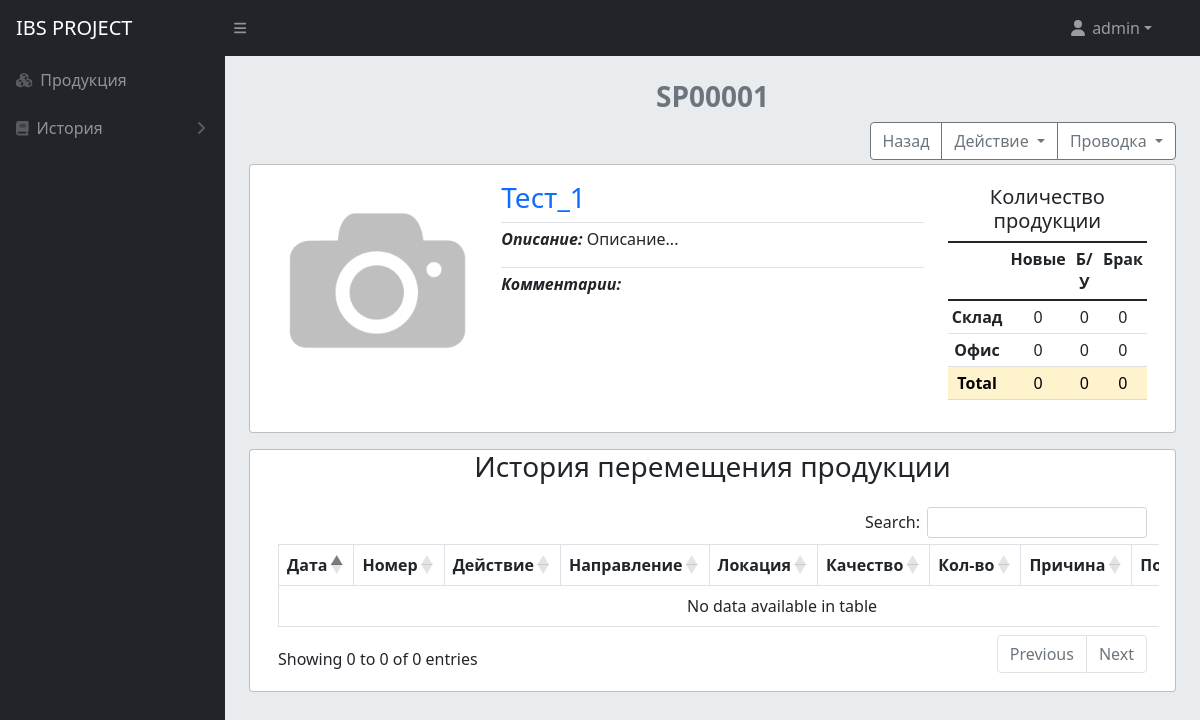
Screenshot of /sp00001/ (signed in) with the database file from the repository.
### mainapp/models.py (models this page shows, shortened)
class Product(models.Model):
    def func(**self):
        id_all = Product.objects.all()
        if not id_all:
            return 'SP00001'
        else:
            last = str(max(Product.objects.values_list('id'))[0] + 1)
            while len(last) < 5:
                last = str(0) + last
            last_number = str('SP') + last
        return last_number
    category = models.ForeignKey(AssortmentCategory, verbose_name="Категория", on_delete=models.CASCADE, null=True)
    name = models.CharField(max_length=255, verbose_name="Название", null=False)
    description = models.TextField(max_length=2000, verbose_name="Описание", null=True, blank=True)
    slug = AutoSlugField(populate_from='number', editable=True, always_update=True)
    image = models.ImageField(verbose_name="Фотография", upload_to='photos_parts', default='default.jpg')
    comment = models.TextField(max_length=2000, verbose_name="Описание", null=True, blank=True)
    number = models.CharField(max_length=7, unique=True, default=func, verbose_name='Номер продукта')
    class Meta:
        verbose_name = 'Product'
        verbose_name_plural = 'Product'

class AssortmentQualityCategory(models.Model):
    name = models.CharField(max_length=255, verbose_name="Имя категории по качеству продукции")
    slug = AutoSlugField(populate_from='name', editable=True, always_update=True)
    class Meta:
        verbose_name = 'Quality of category'
        verbose_name_plural = 'Quality of categories'

class Location(models.Model):
    name = models.CharField(max_length=255, verbose_name="Локация")
    slug = AutoSlugField(populate_from='name', editable=True, always_update=True)
    class Meta:
        verbose_name = 'Location'
        verbose_name_plural = 'Locations'

### mainapp/views.py (the view)
# urls.py: path('<str:slug>/', views.ProductDetailView.as_view(), name='product-detail'),
class ProductDetailView(LoginRequiredMixin, DetailView):
    login_url = '/login/'
    model = Product
    template_name = 'product_detail.html'
    context_object_name = 'product'
    def get_context_data(self, **kwargs):
        name = self.object.slug
        context = super(ProductDetailView, self).get_context_data(**kwargs)
        context['quality'] = AssortmentQualityCategory.objects.all()
        context['location'] = Location.objects.all()
        context['transaction'] = Transaction.objects.filter(slug=name).order_by("-id")
        quality_list = [p.name for p in AssortmentQualityCategory.objects.all()]
        location_list = [p.name for p in Location.objects.all()]
        quantity_dict = [[p.location, p.quality, p.quantity] for p in Transaction.objects.filter(slug=name)]
        quantity_list = [(str(i[0]), str(i[1]), int(i[2])) for i in quantity_dict]
        context['sum_location_quality'] = list_value(location_list, quality_list, quantity_list, **kwargs)
        context['sum_total'] = list_value_total(quality_list, quantity_list, **kwargs)
        return context

### mainapp/views.py (called while the page is built)
def list_value(location_list, quality_list, quantity_list, **kwargs):
    list_value = []
    for i_location in location_list:
        list_value_lvl2 = []
        for i_quality in quality_list:
            sum_i = 0
            for i_quantity in quantity_list:
                if i_quantity[0] == i_location and i_quantity[1] == i_quality:
                    sum_i += int(i_quantity[2])
            list_value_lvl2.append(sum_i)
        list_value.append([i_location, list_value_lvl2])
    return list_value

def list_value_total(quality_list, quantity_list, **kwargs):
    list_value_total = []
    for i_quality in quality_list:
        sum_total = 0
        for i_quantity in quantity_list:
            if i_quantity[1] == i_quality:
                sum_total += int(i_quantity[2])
        list_value_total.append(sum_total)
    return list_value_total

### mainapp/templates/product_detail.html (shortened to what this page needs)
{% extends 'base.html' %}
{% block body %}
<div id="layoutSidenav_content">
    <div class="container"><br>
        <div class="container">
            <div class="text-center">
                <h3 class="text-secondary text-center text-top"><b>{{ product.number }}</b></h3>
            </div>
            <div class="text-end">
                <div class="btn-group" role="group"
                     aria-label="Button group with nested dropdown">
                    <div class="btn-group" role="group">
                        <a class="btn btn-outline-secondary btn-light" href="{% url 'stock' %}"
                           role="button">Назад</a>
                    </div>
                    <div class="btn-group" role="group">
                        <button type="button" class="btn btn-outline-secondary btn-light dropdown-toggle"
                                data-bs-toggle="dropdown" aria-expanded="false">
                            Действие
                        </button>
                    </div>
                    <div class="btn-group" role="group">
                        <button type="button" class="btn btn-outline-secondary btn-light dropdown-toggle"
                                data-bs-toggle="dropdown" aria-expanded="false">
                            Проводка
                        </button>
                    </div>
                </div>
            </div>
        <div class="container">
        <div class="row">
            <div class="card card-primary mt-1">
                <div class="card-body">
                    <div class="row">
                        <div class="col-lg-3">
                            <div class="text-center">
                                <img src="{{ product.image.url }}" alt="" class="img-fluid">
                            </div>
                        </div>
                        <div class="col-lg">
                            <div class="single-pro-detail">
                                <div class="flex-wrap flex-md-nowrap border-bottom">
                                    <h1 class="h3 text-primary">{{ product.name }}</h1>
                                </div>
                            </div>
                            <div class="row">
                                <div class="col-lg">
                                    <div class="pt-1 mb-1 border-bottom">
                                        <p><b><i>Описание:</i></b> {{ product.description|linebreaksbr }}</p>
                                    </div>
                                    <p><b><i>Комментарии:</i></b> {{ product.comment|linebreaksbr }}</p>
                                </div>
                            </div>
                        </div>
                        <div class="col-lg-3">
                            <div class="pt-1">
                                <div class="table-responsive">
                                    <table class="table table-sm">
                                        <thead>
                                            <h5 class="text-center">Количество продукции</h5>
                                        </thead>
                                        <tr>
                                            <th scope="col"></th>
                                            {% for el in quality %}
                                            <th scope="col" class="text-center">{{ el.name }}</th>
                                            {% endfor %}
                                        </tr>
                                        <tbody>
                                        {% for el in sum_location_quality %}
                                        <tr>
                                            <th scope="row" class="text-center">{{ el.0 }}</th>
                                            {% for value in el.1 %}
                                            <td class="col-lg-3 text-center">{{ value }}</td>
                                            {% endfor %}
                                        </tr>
                                        {% endfor %}
                                        <tr>
                                            <th scope="row" class="table-warning text-center">Total</th>
                                            {% for value in sum_total %}
                                            <td class="table-warning text-center">{{ value }}</td>
                                            {% endfor %}
                                        </tr>
                                        </tbody>
                                    </table>
                                </div>
                            </div>
                        </div>
                    </div>
                </div>
            </div>
            <div class="card card-primary mt-3">
                <h3 class="card-title text-center">История перемещения продукции</h3>
                <div class="card-body">
                    <div class="row">
                        <div class="table-responsive">
                            <table id="example"
                                   class="table table-bordered dt-responsive nowrap dataTable no-footer dtr-inline collapsed"
                                   style="border-collapse: collapse; border-spacing: 0px; width: 100%;" role="grid"
                                   aria-describedby="datatable-buttons_info">
                                <thead>
                                <tr>
                                    <th scope="col">Дата</th>
                                    <th scope="col">Номер</th>
                                    <th scope="col">Действие</th>
                                    <th scope="col">Направление</th>
                                    <th scope="col">Локация</th>
                                    <th scope="col">Качество</th>
                                    <th scope="col">Кол-во</th>
                                    <th scope="col">Причина</th>
                                    <th scope="col">Пользователь</th>
                                </tr>
                                </thead>
                                <tbody>
                                </tbody>
                            </table>
                        </div>
                    </div>
                </div>
            </div>
        </div>
        </div>
    </div>
</div>
{% endblock %}

### mainapp/templates/base.html (shortened to what this page needs)
{% load static %}
<!DOCTYPE html>
<html lang="en">
<head>
    <link rel="stylesheet" href="{% static 'css/styles.css' %}">
    <link rel="stylesheet" href="https://cdn.datatables.net/buttons/2.3.2/css/buttons.bootstrap5.min.css">
    <link rel="stylesheet" href="https://cdn.datatables.net/1.13.1/css/dataTables.bootstrap5.min.css">
    <link href="https://cdn.jsdelivr.net/npm/simple-datatables@latest/dist/style.css" rel="stylesheet"/>
</head>
<body class="sb-nav-fixed">
<nav class="sb-topnav navbar navbar-expand navbar-dark bg-dark">
    <h2 class="navbar-brand ps-3">IBS PROJECT</h2>
    <button class="btn btn-link btn-sm order-1 order-lg-0 me-4 me-lg-0" id="sidebarToggle" href="#!"><i
            class="fas fa-bars"></i></button>
    <div class="d-none d-md-inline-block form-inline ms-auto me-0 me-md-3 my-2 my-md-0">
        <ul class="navbar-nav ms-auto ms-md-0 me-3 me-lg-4 text-end">
            <li class="nav-item dropdown">
                <a class="nav-link dropdown-toggle" id="navbarDropdown" href="#" role="button" data-bs-toggle="dropdown"
                   aria-expanded="false"><i class="fas fa-user fa-fw"></i> {{ user }}</a>
            </li>
        </ul>
    </div>
</nav>
<div id="layoutSidenav">
    <div id="layoutSidenav_nav">
        <nav class="sb-sidenav accordion sb-sidenav-dark" id="sidenavAccordion">
            <div class="sb-sidenav-menu">
                <div class="nav">
                    <a class="nav-link" href="{% url 'stock' %}">
                        <div class="sb-nav-link-icon"><i class="fas fa-cubes"></i></div>
                        Продукция
                    </a>
                    <a class="nav-link collapsed" href="#" data-bs-toggle="collapse" data-bs-target="#collapseHistory"
                       aria-expanded="false" aria-controls="collapseHistory">
                        <div class="sb-nav-link-icon"><i class="fas fa-book"></i></div>
                        История
                        <div class="sb-sidenav-collapse-arrow"><i class="fas fa-angle-down"></i></div>
                    </a>
                </div>
            </div>
        </nav>
    </div>
{% block body %}{% endblock %}
</div>
</body>
</html>

### rows the page displays
Product: number "SP00001", image (placeholder picture), name "Тест_1", description "Описание..."
AssortmentQualityCategory: name "Новые"
AssortmentQualityCategory: name "Б/У"
AssortmentQualityCategory: name "Брак"
Location: name "Склад"
Location: name "Офис"

### other values shown
{{ user }} "admin"
{{ value }} "0" "0" "0" "0" "0" "0"
{{ value }} "0" "0" "0"
